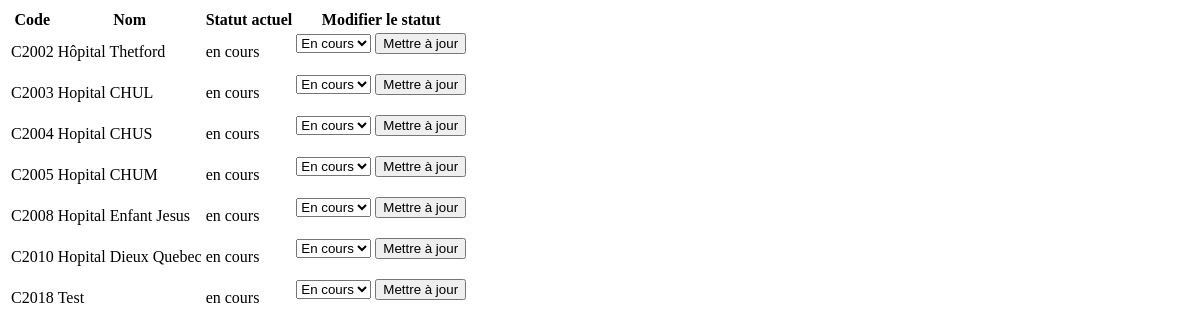
Page /projet/finaliser_data on the earlier database version.
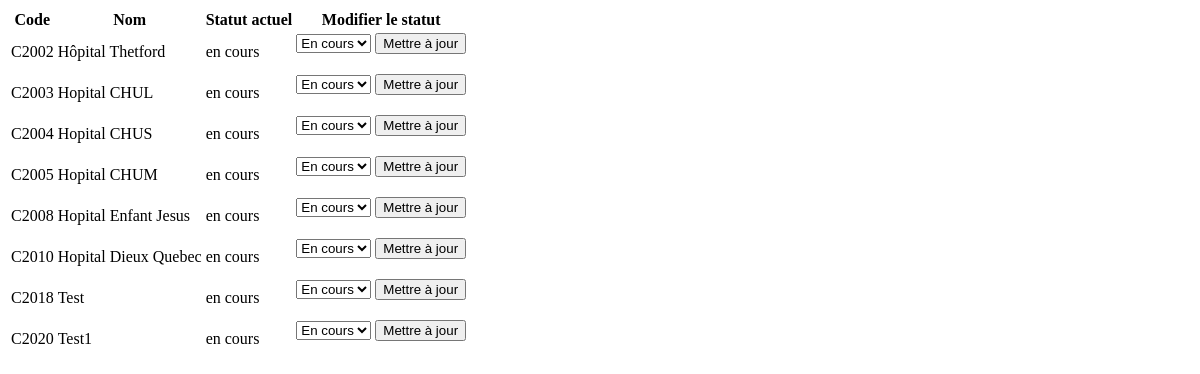
Same page on the later database version.
### app/models/projet.py (models this page shows, shortened)
class Projet(db.Model):
    __tablename__ = 'projet'
    id = db.Column(db.Integer, primary_key=True)
    code = db.Column(db.String(50), unique=True, nullable=False)
    nom = db.Column(db.String(100), nullable=False)
    date_creation = db.Column(db.DateTime, default=datetime.utcnow)
    responsable = db.Column(db.String(100))
    statut = db.Column(db.String(50))
    achats = db.relationship("Achat", backref="projet", cascade="all, delete-orphan")
    commandes_production = db.relationship("CommandeProduction", backref="projet", cascade="all, delete-orphan")
    produits_associes = db.relationship("ProduitProjet", back_populates="projet", cascade="all, delete-orphan")

### app/routes/projet_routes.py (the view)
@projet_bp.route("/finaliser_data")
def finaliser_data():
    projets = Projet.query.filter_by(statut="en cours").all()
    return render_template("finalisation_projet.html", projets=projets)

### app/templates/finalisation_projet.html (shortened to what this page needs)
<table>
    <thead>
      <tr>
        <th>Code</th>
        <th>Nom</th>
        <th>Statut actuel</th>
        <th>Modifier le statut</th>
      </tr>
    </thead>
    <tbody>
      {% for projet in projets %}
      <tr>
        <td>{{ projet.code }}</td>
        <td>{{ projet.nom }}</td>
        <td>{{ projet.statut }}</td>
        <td>
          <form action="{{ url_for('projet.finaliser_projet') }}" method="post" class="update-status">
            <select name="new_status" required>
              <option value="en cours" {% if projet.statut == "en cours" %}selected{% endif %}>En cours</option>
            </select>
            <button type="submit">Mettre à jour</button>
          </form>
        </td>
      </tr>
      {% endfor %}
    </tbody>
  </table>

Differences in the rows shown:
added Projet: code "C2020", nom "Test1", statut "en cours", new_status "En cours"
